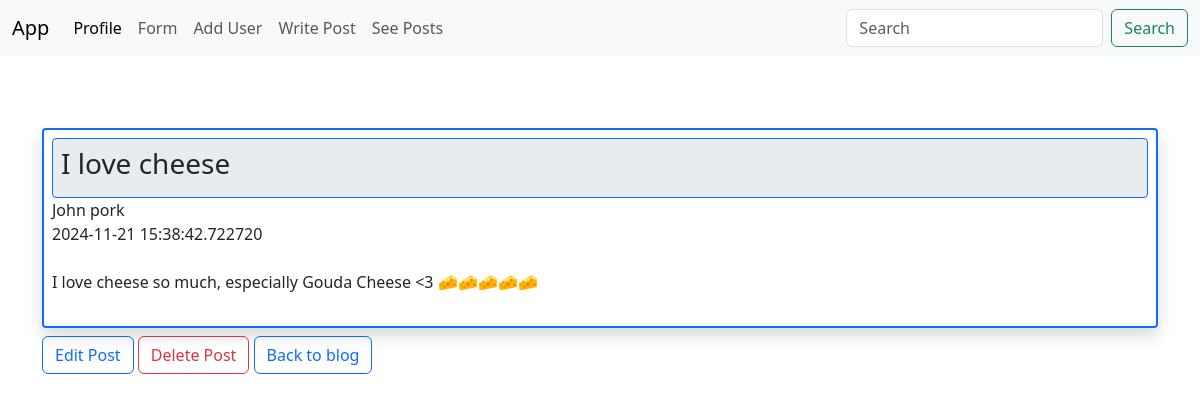
The page /posts/2 on the database its author committed.
### app.py (models this page shows)
class Posts(db.Model):
    id = db.Column(db.Integer, primary_key=True)
    title = db.Column(db.String(255))
    content = db.Column(db.Text)
    author = db.Column(db.String(255))
    date_posted = db.Column(db.DateTime, default=datetime.now())
    slug = db.Column(db.String(255))

### app.py (the view)
@app.route('/posts/<int:id>')
def post(id):
    post = Posts.query.get_or_404(id)
    return render_template('post.html', post=post)

### templates/post.html (shortened to what this page needs)
{% extends 'base.html' %}
{% block content %}
    <br/>
    <div class="border border-2 border-primary rounded-1 shadow p-2 mb-2 bg-body-light rounded">
    <div class="border border-1 rounded-1 border-primary p-2 bg-body-secondary">
    <h3> {{ post.title }} <br/></h3>
    </div>
    {{ post.author }} <br/>
    {{ post.date_posted }} <br/><br>
    {{ post.content }} <br/>
    <br>
</div>
    <a href="{{ url_for('edit_post', id=post.id) }}" class="btn btn-outline-primary">Edit Post</a>
    <a href="{{ url_for('delete_post', id=post.id) }}" class="btn btn-outline-danger">Delete Post</a>
    <a href="{{ url_for('posts') }}" class="btn btn-outline-primary">Back to blog</a>
    <br>
{% endblock %}

### rows shown on the page
Posts: title "I love cheese", author "John pork", date_posted "2024-11-21 15:38:42.722720", content "I love cheese so much, especially Gouda Cheese <3 🧀🧀🧀🧀🧀"
